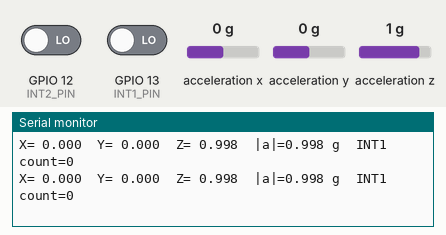
A sketch run on a simulated ESP32. Shown: the last lines printed to the serial monitor. Wiring (inferred from the names in the program): ADXL345 accelerometer at I2C address 0x53. Inputs (shaded band) come from the test bench; at power-on: acceleration x 0 g, acceleration y 0 g, acceleration z 1 g, GPIO 12 (INT2_PIN) LOW, GPIO 13 (INT1_PIN) LOW.

Above: at 1.7 s.
1.8 s: acceleration x set to -0.2 g
At 1.91 s:
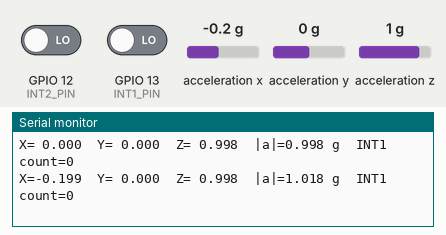
5.3 s: acceleration y set to -0.2 g
At 5.32 s:
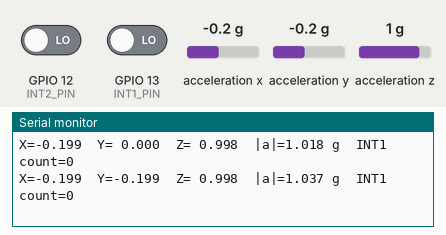
7.2 s: acceleration z set to 0.1 g
At 7.22 s:
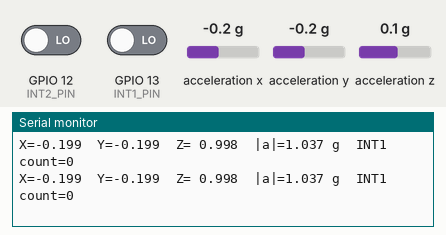
8.7 s: acceleration z set to -0.2 g
At 8.82 s:
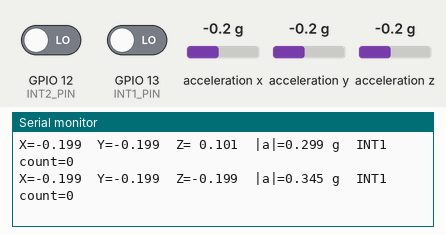

Measured:
- the behaviour switches between 0 and -0.1 g on acceleration x (found by bisection; images 0 and 1)
- the behaviour switches between 0 and -0.1 g on acceleration y (found by bisection; images 1 and 2)
- the behaviour switches between 0 and -0.1 g on acceleration z (found by bisection; images 3 and 4)
- after the input at 1.8 s, the serial monitor: prints a new line after 0.11 s (image 1)
- after the input at 5.3 s, the serial monitor: prints a new line at once (image 2)
- after the input at 8.7 s, the serial monitor: prints a new line after 0.12 s (image 4)

The sketch:

sketch_nov5b.ino
```cpp
#include <Wire.h>

// ---- Pin config: change only these if you rewire ----
#define SDA_PIN  23
#define SCL_PIN  22
#define INT1_PIN 13   // data ready
#define INT2_PIN 12   // activity (shake)
// ------------------------------------------------------

#define REG_DEVID       0x00
#define REG_THRESH_ACT  0x24
#define REG_ACT_INACT   0x27
#define REG_BW_RATE     0x2C
#define REG_POWER_CTL   0x2D
#define REG_INT_ENABLE  0x2E
#define REG_INT_MAP     0x2F
#define REG_INT_SOURCE  0x30
#define REG_DATA_FORMAT 0x31
#define REG_DATAX0      0x32

uint8_t addr = 0;
volatile bool drdy = false, activity = false;
volatile uint32_t int1Count = 0;

void IRAM_ATTR onInt1() { drdy = true; int1Count++; }
void IRAM_ATTR onInt2() { activity = true; }

bool probe(uint8_t a) {
  Wire.beginTransmission(a);
  return Wire.endTransmission() == 0;
}

void writeReg(uint8_t reg, uint8_t val) {
  Wire.beginTransmission(addr);
  Wire.write(reg);
  Wire.write(val);
  Wire.endTransmission();
}

uint8_t readReg(uint8_t reg) {
  Wire.beginTransmission(addr);
  Wire.write(reg);
  Wire.endTransmission(false);
  Wire.requestFrom(addr, (uint8_t)1);
  return Wire.read();
}

bool readXYZ(float &gx, float &gy, float &gz) {
  Wire.beginTransmission(addr);
  Wire.write(REG_DATAX0);
  Wire.endTransmission(false);
  Wire.requestFrom(addr, (uint8_t)6);
  if (Wire.available() != 6) return false;
  int16_t x = Wire.read() | (Wire.read() << 8);
  int16_t y = Wire.read() | (Wire.read() << 8);
  int16_t z = Wire.read() | (Wire.read() << 8);
  const float S = 0.0039f;  // 3.9 mg/LSB, full-res
  gx = x * S; gy = y * S; gz = z * S;
  return true;
}

void setup() {
  Serial.begin(115200);
  delay(500);
  Wire.begin(SDA_PIN, SCL_PIN);
  Wire.setClock(400000);

  if (probe(0x53)) addr = 0x53;
  else if (probe(0x1D)) addr = 0x1D;
  else {
    Serial.println("No ADXL345 found. Check SDA/SCL pins, 3V3 power, CS->3V3.");
    while (true) delay(1000);
  }
  Serial.printf("Found device at 0x%02X\n", addr);

  uint8_t id = readReg(REG_DEVID);
  Serial.printf("DEVID = 0x%02X (expected 0xE5)\n", id);
  if (id != 0xE5) { Serial.println("Wrong ID, stopping."); while (true) delay(1000); }

  writeReg(REG_POWER_CTL, 0x00);    // standby while configuring
  writeReg(REG_DATA_FORMAT, 0x08);  // full-res, +/-2g, INT active HIGH
  writeReg(REG_BW_RATE, 0x0A);      // 100 Hz
  writeReg(REG_THRESH_ACT, 0x08);   // ~0.5 g shake threshold
  writeReg(REG_ACT_INACT, 0xF0);    // activity on X/Y/Z, AC-coupled
  writeReg(REG_INT_MAP, 0x10);      // activity -> INT2, data ready -> INT1
  writeReg(REG_INT_ENABLE, 0x90);   // data ready + activity
  writeReg(REG_POWER_CTL, 0x08);    // measurement mode

  pinMode(INT1_PIN, INPUT);
  pinMode(INT2_PIN, INPUT);
  attachInterrupt(digitalPinToInterrupt(INT1_PIN), onInt1, RISING);
  attachInterrupt(digitalPinToInterrupt(INT2_PIN), onInt2, RISING);

  float a, b, c;
  readXYZ(a, b, c);
  readReg(REG_INT_SOURCE);
  Serial.println("Collecting data. Shake it to trigger INT2.\n");
}

void loop() {
  static uint32_t lastRead = 0, lastPrint = 0;
  static float gx = 0, gy = 0, gz = 0;

  // Read when INT1 fires (or every 50 ms as a fallback if INT1 isn't wired right)
  if (drdy || millis() - lastRead > 50) {
    drdy = false;
    lastRead = millis();
    readXYZ(gx, gy, gz);
  }

  if (millis() - lastPrint >= 100) {   // print at 10 Hz
    lastPrint = millis();
    float mag = sqrtf(gx*gx + gy*gy + gz*gz);
    Serial.printf("X=%6.3f  Y=%6.3f  Z=%6.3f  |a|=%5.3f g  INT1 count=%lu\n",
                  gx, gy, gz, mag, (unsigned long)int1Count);
  }

  if (activity) {
    activity = false;
    readReg(REG_INT_SOURCE);   // clears the flag
    Serial.println(">>> ACTIVITY detected (INT2)");
  }
}
```
